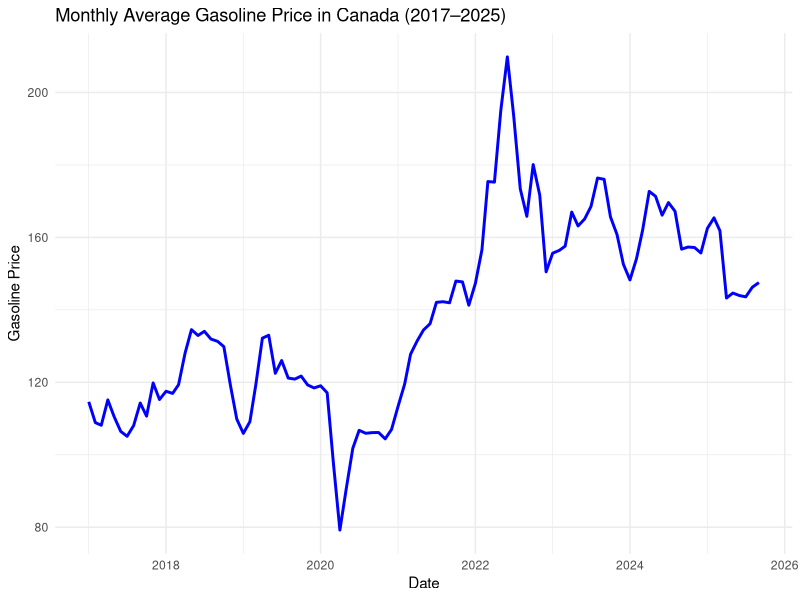
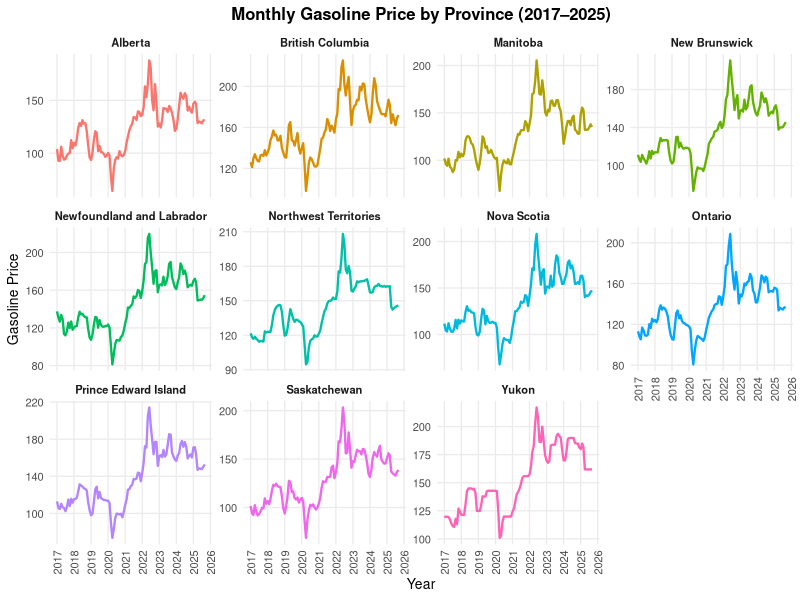
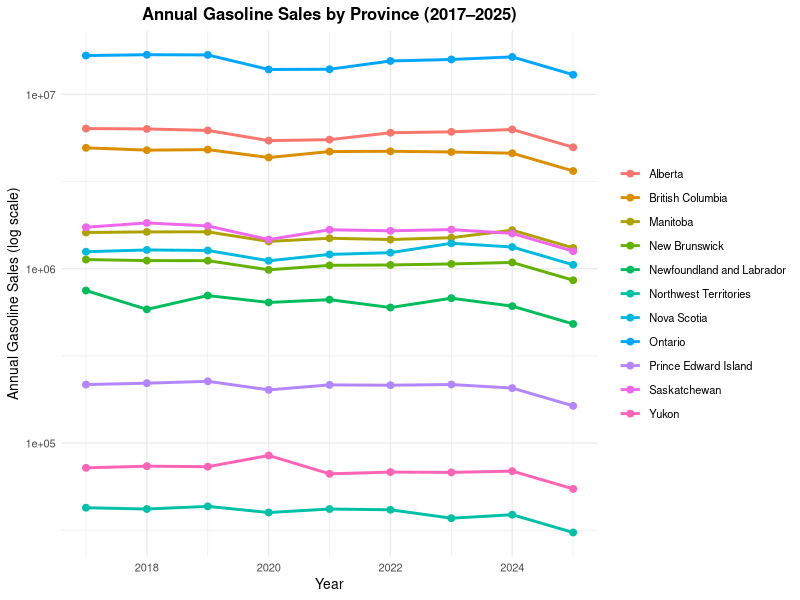
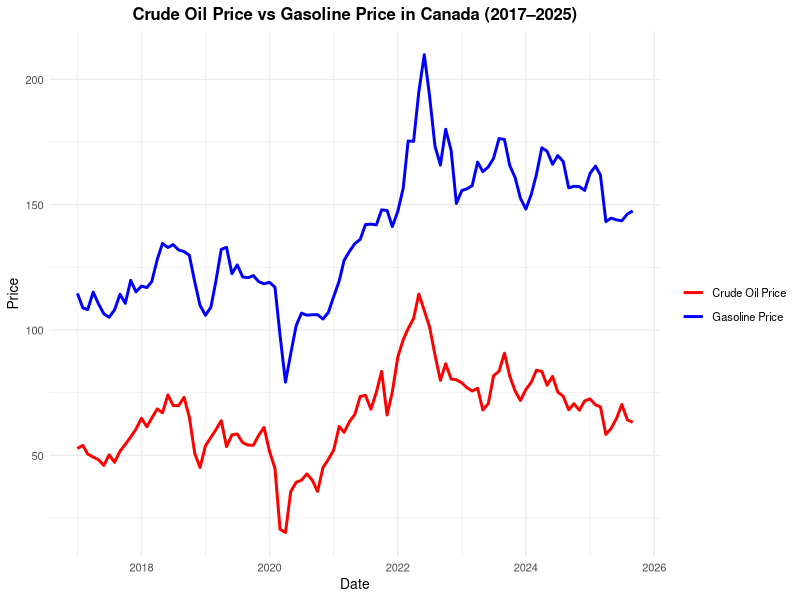
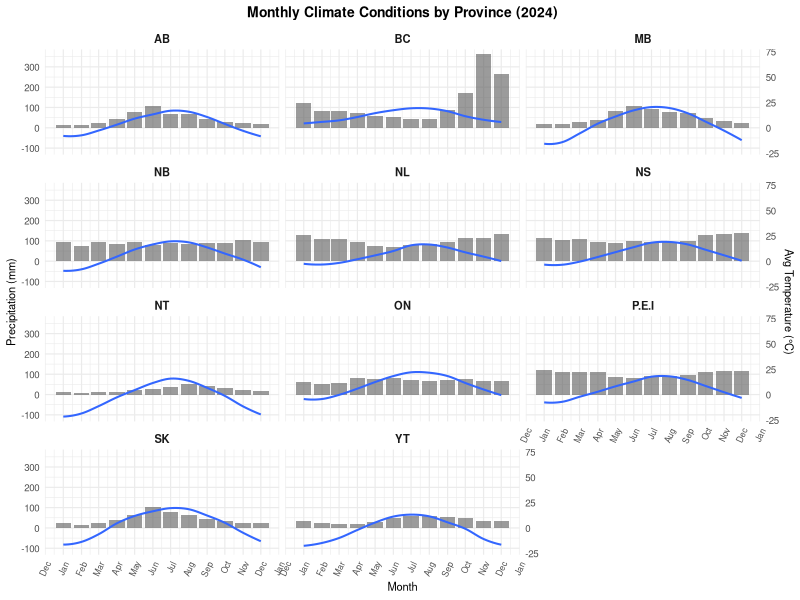
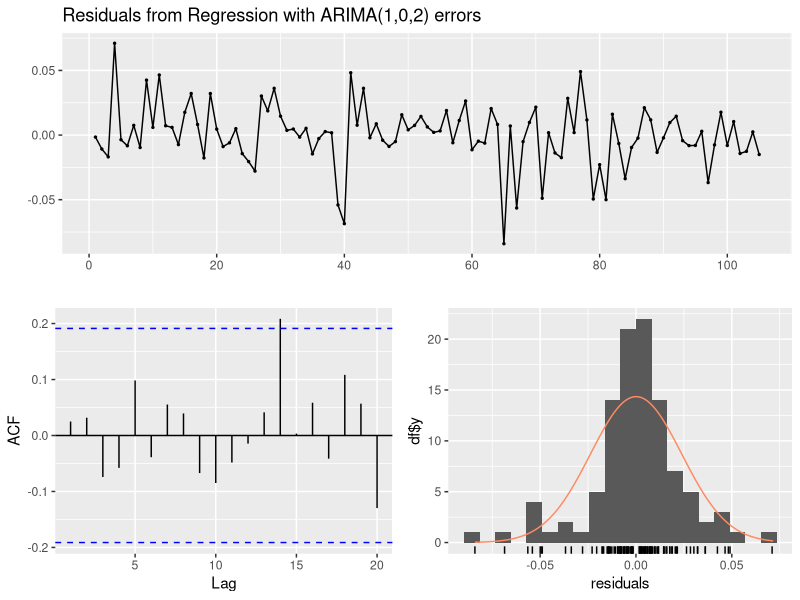
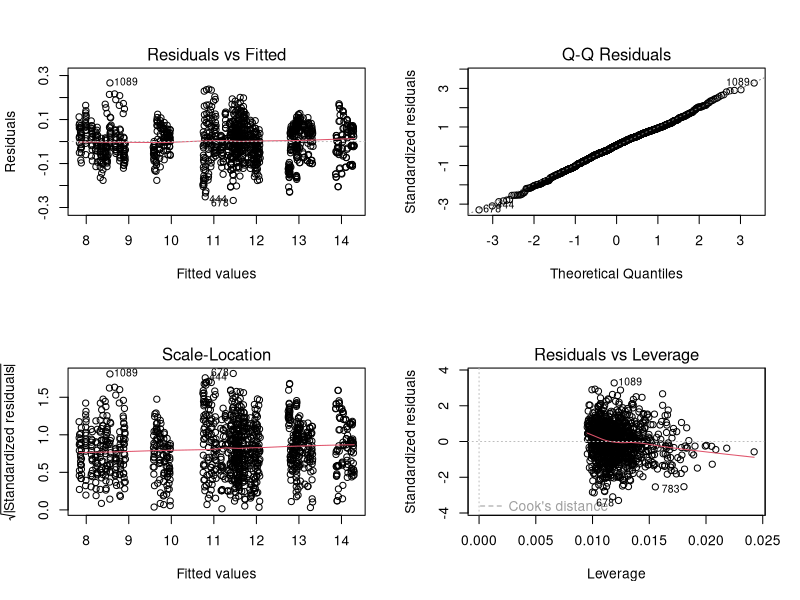

Here is the R script that generated these plots, in order:
## ---- chunk 1
#| message: true
#| warning: true
#| include: false

library(knitr)
library(dplyr)
library(ggplot2)
library(lubridate)
library(kableExtra)
library(stringr)

gas<-read.csv("Final_Data.csv")

## ---- chunk 2
#| label: fig-price-ca
#| fig-cap: Gasoline Price in Canada (General Case)
#| echo: false
#| warning: false
#| message: false


# Ensure Date is in Date format 
gas$Date <- as.Date(gas$Date)

# Compute national average monthly gasoline price
price_monthly <- gas %>%
  group_by(Date) %>%
  summarise(Avg_Price = mean(Gasoline_Price, na.rm = TRUE))

# Plot
ggplot(price_monthly, aes(x = Date, y = Avg_Price)) +
  geom_line(color = "blue", size = 1) +
  labs(
    title = "Monthly Average Gasoline Price in Canada (2017–2025)",
    x = "Date",
    y = "Gasoline Price"
  ) +
  theme_minimal()

## ---- chunk 3
#| label: fig-price-spe
#| fig-cap: Gasoline Price in Canada by Province
#| echo: false
#| warning: false
#| message: false
gas$Date <- as.Date(gas$Date)


gas_clean <- gas %>%
  filter(!is.na(Province), Province != "") %>%
  group_by(Province) %>%
  filter(!all(is.na(Gasoline_Price))) %>%
  ungroup()


ggplot(gas_clean, aes(x = Date, y = Gasoline_Price, color = Province)) +
  geom_line(size = 0.8, show.legend = FALSE) +      # 保留颜色，但隐藏 legend
  facet_wrap(~ Province, scales = "free_y", ncol = 4) +
  scale_x_date(
    date_breaks = "1 year",
    date_labels = "%Y"
  ) +
  labs(
    title = "Monthly Gasoline Price by Province (2017–2025)",
    x = "Year",
    y = "Gasoline Price"
  ) +
  theme_minimal(base_size = 10) +
  theme(
    plot.title = element_text(hjust = 0.5, face = "bold"),
    strip.text = element_text(face = "bold"),
    axis.text.x = element_text(angle = 90, vjust = 0.5),
    panel.grid.minor = element_blank()
  )

## ---- chunk 4
#| label: fig-sale-pro
#| fig-cap: Gasoline Sales in Canada by Province
#| echo: false
#| warning: false
#| message: false
library(dplyr)
library(ggplot2)
library(lubridate)

# 1. Drop NA rows and ensure Sale_quant correct
gas_clean <- gas %>%
  filter(!is.na(Sale_quant), !is.na(Province)) %>%
  mutate(Year = year(Date))

# 2. Compute annual sales by province
annual_sales <- gas_clean %>%
  group_by(Province, Year) %>%
  summarise(Annual_Sales = sum(Sale_quant, na.rm = TRUE), .groups = "drop")

# 3. Plot with log y-axis
ggplot(annual_sales, aes(x = Year, y = Annual_Sales, color = Province, group = Province)) +
  geom_line(size = 1) +
  geom_point(size = 2) +
  scale_y_log10() +                                   # 对数纵轴
  labs(
    title = "Annual Gasoline Sales by Province (2017–2025)",
    x = "Year",
    y = "Annual Gasoline Sales (log scale)"
  ) +
  theme_minimal(base_size = 10) +
  theme(
    plot.title = element_text(hjust = 0.5, face = "bold"),
    legend.title = element_blank()
  )

## ---- chunk 5
#| label: tbl-tax-ca
#| echo: false
#| message: false
#| warning: false
#| fig-height: 5
#| fig-width: 6
#| tbl-cap: Fuel charge rates by Province (Unit $ per Litre)

library(tidyverse)
library(kableExtra)

# ------------------------------------------------------------
# 1. Load dataset
# ------------------------------------------------------------
fuel_summary <- read_csv("Fuel_Charge_Table.csv") %>%
  
  # ------------------------------------------------------------
  # 2. Convert province names to official two-letter abbreviations
  # ------------------------------------------------------------
  mutate(
    Province = recode(Province,
      "Ontario" = "ON",
      "Quebec" = "QC",
      "British Columbia" = "BC",
      "Alberta" = "AB",
      "Saskatchewan" = "SK",
      "Manitoba" = "MB",
      "New Brunswick" = "NB",
      "Nova Scotia" = "NS",
      "Prince Edward Island" = "P.E.I",
      "Newfoundland and Labrador" = "NL",
      "Yukon" = "YT",
      "Northwest Territories" = "NT",
      "Nunavut" = "NU"
    )
  )

# ------------------------------------------------------------
# 3. Build formatted table
# ------------------------------------------------------------
fuel_summary %>%
  kbl(
    digits = 2,
    align = "lcccccc"
  ) %>%
  kable_classic(full_width = FALSE, html_font = "Times New Roman") %>%
  add_header_above(c(" " = 1, "Fiscal Year" = 6)) %>%
  kable_styling(position = "center", font_size = 8)


## ---- chunk 6
#| label: tbl-CPI-ca
#| tbl-cap: CPI of Gasoline in Canada by Province
#| echo: false
#| message: false
#| warning: false
#| tbl-height: 5
#| fig-width: 6

cpi_avg <- gas %>%
  filter(Date >= as.Date("2017-01-01"),
         Date <= as.Date("2025-12-31")) %>%
  group_by(Province) %>%
  summarise(
    Avg_CPI_Gasoline_2017_2025 = round(mean(CPI_Gasoline, na.rm = TRUE), 2)
  ) %>%
  arrange(Province)


cpi_avg %>%
  kbl(
    digits = 2,
    align = "lc",
    col.names = c("Province", "Avg Gasoline CPI")
  ) %>%
  kable_classic(full_width = FALSE, html_font = "Times New Roman") %>%
  kable_styling(
    position = "center",
    font_size = 10
  )

## ---- chunk 7
#| label: tbl-veh-ca
#| tbl-cap: Min and Max Registered Vehicle in Canada
#| echo: false
#| message: false
#| warning: false

vehicle_summary <- gas %>%
  filter(Date == as.Date("2024-12-01")) %>%   
  select(Province, Vehicles_Reg) %>% 
  summarise(
    Min_Registered = min(Vehicles_Reg, na.rm = TRUE),
    Min_Province = Province[which.min(Vehicles_Reg)],
    Max_Registered = max(Vehicles_Reg, na.rm = TRUE),
    Max_Province = Province[which.max(Vehicles_Reg)]
  )

vehicle_summary %>%
  kbl(
    digits = 0,
    align = "lccc"
  ) %>%
  add_header_above(c("Vehicle Registration Summary (Dec 2024)" = 4)) %>%
  kable_classic(full_width = FALSE, html_font = "Times New Roman") %>%
  kable_styling(position = "center", font_size = 10)


## ---- chunk 8
#| label: fig-curde
#| echo: false
#| message: false
#| warning: false
#| fig-cap: Change in Crude Oil Price with Gasoline
# Ensure Date is Date type
gas$Date <- as.Date(gas$Date)

# ---- 1. National average monthly gasoline price ----
gas_price_monthly <- gas %>%
  group_by(Date) %>%
  summarise(Avg_Gasoline = mean(Gasoline_Price, na.rm = TRUE))

# ---- 2. National average monthly crude oil price ----
oil_price_monthly <- gas %>%
  group_by(Date) %>%
  summarise(Avg_Crude = mean(Crude_Oil_Price, na.rm = TRUE))

# ---- 3. Combine two series into one data frame ----
price_compare <- gas_price_monthly %>%
  left_join(oil_price_monthly, by = "Date")

# ---- 4. Plot: Crude Oil vs Gasoline ----
ggplot(price_compare, aes(x = Date)) +
  geom_line(aes(y = Avg_Gasoline, color = "Gasoline Price"), size = 1) +
  geom_line(aes(y = Avg_Crude, color = "Crude Oil Price"), size = 1) +
  scale_color_manual(values = c("Gasoline Price" = "blue",
                                "Crude Oil Price" = "red")) +
  labs(
    title = "Crude Oil Price vs Gasoline Price in Canada (2017–2025)",
    x = "Date",
    y = "Price",
    color = ""
  ) +
  theme_minimal(base_size = 10) +
  theme(
    plot.title = element_text(hjust = 0.5, face = "bold")
  )


## ---- chunk 9
#| label: fig-cli
#| echo: false
#| message: false
#| warning: false
#| fig-cap: Temperacture and Precipitation Change by Provibce



gas$Date <- as.Date(gas$Date)

climate_2024 <- gas %>%
  filter(
    year(Date) == 2024,
    Province != "Nunavut"
  )

climate_2024 <- climate_2024 %>%
  mutate(
    Province_short = case_when(
      Province == "Newfoundland and Labrador" ~ "NL",
      Province == "Prince Edward Island"      ~ "P.E.I",
      Province == "Nova Scotia"               ~ "NS",
      Province == "New Brunswick"             ~ "NB",
      Province == "Quebec"                    ~ "QC",
      Province == "Ontario"                   ~ "ON",
      Province == "Manitoba"                  ~ "MB",
      Province == "Saskatchewan"              ~ "SK",
      Province == "Alberta"                   ~ "AB",
      Province == "British Columbia"          ~ "BC",
      Province == "Yukon"                     ~ "YT",
      Province == "Northwest Territories"     ~ "NT",
      TRUE ~ Province   # 
    )
  )

ggplot(climate_2024, aes(x = Date)) +
  # Precipitation bars
  geom_col(aes(y = Precip_mm), alpha = 0.6) +
  
  # Smoothed temperature line（loess 平滑）
  geom_smooth(
    aes(y = AvgTemp_C * 5),
    method = "loess",
    se = FALSE,
    span = 0.4, 
    alpha = 0.8,
    linewidth = 0.7
  ) +
  
  # double
  scale_y_continuous(
    name = "Precipitation (mm)",
    sec.axis = sec_axis(~ . / 5, name = "Avg Temperature (°C)")
  ) +
  
  scale_x_date(
    date_breaks = "1 month",
    date_labels = "%b"
  ) +
  
  facet_wrap(~ Province_short, ncol = 3) +
  
  labs(
    title = "Monthly Climate Conditions by Province (2024)",
    x = "Month"
  ) +
  
  theme_minimal(base_size = 9) +
  theme(
    strip.text = element_text(face = "bold", size = 8),
    axis.text.x = element_text(angle = 65, hjust = 1, size = 6),
    axis.text.y = element_text(size = 7),
    axis.title = element_text(size = 8),
    plot.title = element_text(hjust = 0.5, face = "bold", size = 10)
  )


## ---- chunk 10
#| echo: false
#| message: false
#| warning: false
library(dplyr)
library(lubridate)
library(forecast)
library(tidyr)
library(purrr)
gas_clean <- gas %>%
  mutate(
    Date     = as.Date(Date),
    Province = trimws(Province)
  ) %>%

  filter(Province != "") %>%
  
  filter(Date >= as.Date("2017-01-01"),
         Date <= as.Date("2025-09-01")) %>%
 
  filter(!Province %in% c("Quebec", "Nunavut")) %>%
  arrange(Province, Date)


gas_model <- gas_clean %>%
  select(Province, Date,
         Gasoline_Price,
         Tax_cents_per_litre,
         Crude_Oil_Price,
         CPI_Gasoline) %>%
  drop_na()

#--------------------------------------------------
# 2.  ARIMAX”model
#ARIMA(p,d,q)(P,D,Q)[12]
#--------------------------------------------------
fit_arimax_one_prov <- function(df_prov){

  df_prov <- df_prov %>% arrange(Date)

  y <- log(df_prov$Gasoline_Price)

  xreg <- as.matrix(df_prov %>%
                      transmute(
                        Tax_cents_per_litre,
                        Crude_Oil_Price,
                        CPI_Gasoline
                      ))

  fit <- auto.arima(
    y,
    xreg      = xreg,
    seasonal  = TRUE,
    stepwise  = FALSE,
    approximation = FALSE
  )

  return(fit)
}

#--------------------------------------------------
# by province
#--------------------------------------------------
prov_list <- split(gas_model, gas_model$Province)

price_models <- map(prov_list, fit_arimax_one_prov)

# see on
price_models[["Ontario"]]

# residual
forecast::checkresiduals(price_models[["Ontario"]])

# for each prof coef unlock it：
#coef_table <- map(price_models, coef) %>%
#  purrr::imap_dfr(~{
#    tibble(
#      Province = .y,
#      term     = names(.x),
#      estimate = as.numeric(.x)
#    )
#  })

#coef_table


## ---- chunk 11
#| echo: false
#| message: false
#| warning: false
library(dplyr)
library(lubridate)
library(broom)

# 1️⃣ Clean + keep variables you need
demand_data <- gas %>%
  mutate(
    Date     = as.Date(Date),
    Province = trimws(Province)
  ) %>%
  filter(Province != "",
         Date >= as.Date("2017-01-01"),
         Date <= as.Date("2025-09-01"),
         !Province %in% c("Quebec", "Nunavut")) %>%
  select(Province, Date,
         Sale_quant,
         Gasoline_Price,
         AvgTemp_C,
         Vehicles_Reg) %>%
  drop_na() %>%
  mutate(
    ln_sales   = log(Sale_quant),
    ln_price   = log(Gasoline_Price),
    ln_veh_reg = log(Vehicles_Reg)
  )

# 2️⃣ Static log–log demand regression with province fixed effects
demand_fit <- lm(
  ln_sales ~ ln_price + AvgTemp_C + ln_veh_reg + factor(Province),
  data = demand_data
)

# 3️⃣ Model summary + tidy table (estimates, s.e., p-values)
summary(demand_fit)
#demand_coef <- tidy(demand_fit)
#demand_coef

## ---- chunk 12
#| label: fig-res
#| echo: false
#| message: false
#| warning: false
#| fig-cap: Assumption Check for Linear Regression
par(mfrow = c(2, 2))
plot(demand_fit)
par(mfrow = c(1, 1))
## ---- chunk 13
#| echo: false

library(dplyr)
library(purrr)
library(forecast)
library(lubridate)

#------------------------------------------------------------
# 1. Prepare data
#------------------------------------------------------------
gas_cf <- gas %>%
  mutate(
    Date     = as.Date(Date),
    Province = trimws(Province)
  ) %>%
  filter(
    Province != "",
    !Province %in% c("Quebec", "Nunavut"),
    Date >= as.Date("2017-01-01"),
    Date <= as.Date("2025-09-01")
  ) %>%
  select(
    Province, Date,
    Gasoline_Price,
    Tax_cents_per_litre,
    Crude_Oil_Price,
    CPI_Gasoline
  ) %>%
  drop_na()

#------------------------------------------------------------
# 2.  Counterfactual Tax：keep tax
#------------------------------------------------------------
gas_cf <- gas_cf %>%
  mutate(
    Tax_cf = if_else(
      Date >= as.Date("2025-04-01"),
      # tax at 2024）
      Tax_cents_per_litre[Date == as.Date("2024-03-01")][1],
      Tax_cents_per_litre
    )
  )

#------------------------------------------------------------
# 3. remade
#------------------------------------------------------------
fit_arimax_price <- function(df){

  df <- df %>% arrange(Date)

  y <- log(df$Gasoline_Price)

  xreg_train <- as.matrix(df %>%
                            transmute(
                              Tax_cents_per_litre,
                              Crude_Oil_Price,
                              CPI_Gasoline
                            ))

  fit <- auto.arima(
    y,
    xreg = xreg_train,
    seasonal = TRUE,
    stepwise = FALSE,
    approximation = FALSE
  )

  return(fit)
}

#------------------------------------------------------------
# 4. Counterfactual Forecast Function
#------------------------------------------------------------
price_cf_one_prov <- function(df){

  df <- df %>% arrange(Date)

  fit <- fit_arimax_price(df)

  future_df <- df %>% filter(Date >= as.Date("2025-04-01"))

  xreg_cf <- as.matrix(future_df %>%
                         transmute(
                           Tax_cents_per_litre = Tax_cf,
                           Crude_Oil_Price,
                           CPI_Gasoline
                         ))

  # Counterfactual Forecast
  fc <- forecast(
    fit,
    xreg = xreg_cf,
    h = nrow(future_df)
  )

  tibble(
    Province          = df$Province[1],
    Date              = future_df$Date,
    Actual_Price      = future_df$Gasoline_Price,
    CF_ln_Price       = as.numeric(fc$mean),
    CF_Price          = exp(as.numeric(fc$mean)),
    Price_Difference  = CF_Price - Actual_Price
  )
}

#------------------------------------------------------------
# 5. Run CF for all provinces
#------------------------------------------------------------
prov_list <- split(gas_cf, gas_cf$Province)

price_cf_results <- map_dfr(prov_list, price_cf_one_prov)

head(price_cf_results, 6)
## ---- chunk 14
#| echo: false


## 1️⃣ 先在原数据上算“基准情景”的预测销量 ----------------------
demand_base <- demand_data %>%
  mutate(
    pred_ln_sales_actual = predict(demand_fit, newdata = ., type = "response"),
    pred_sales_actual    = exp(pred_ln_sales_actual)   # 还原到数量
  )

## 2️⃣ 构造 counterfactual 价格：这里举例为 2019-04 之后价格降低 5% ----
# 你可以把 0.05 换成你自己根据价格模型算出的“去掉碳税”比例

demand_cf <- demand_base %>%
  mutate(
    ln_price_cf = if_else(
      Date >= as.Date("2019-04-01"),
      ln_price - log(1.05),   # 2019-04 之后价格降低 5%
      ln_price                # 之前保持不变
    ),
    # 把模型里用到的 ln_price 换成 counterfactual 的版本
    ln_price = ln_price_cf
  ) %>%
  mutate(
    pred_ln_sales_cf = predict(demand_fit, newdata = ., type = "response"),
    pred_sales_cf    = exp(pred_ln_sales_cf)
  )

## 3️⃣ 按省汇总：真实 vs counterfactual 的销量对比 ---------------
cf_summary <- demand_cf %>%
  # 如果只想看某一段时期，可以在这儿再加一层 filter(Date >= ..., Date <= ...)
  group_by(Province) %>%
  summarise(
    Actual_Sales = sum(pred_sales_actual),
    CF_Sales     = sum(pred_sales_cf),
    Diff_Sales   = CF_Sales - Actual_Sales,
    Diff_Percent = 100 * Diff_Sales / Actual_Sales
  ) %>%
  arrange(Province)

cf_summary
